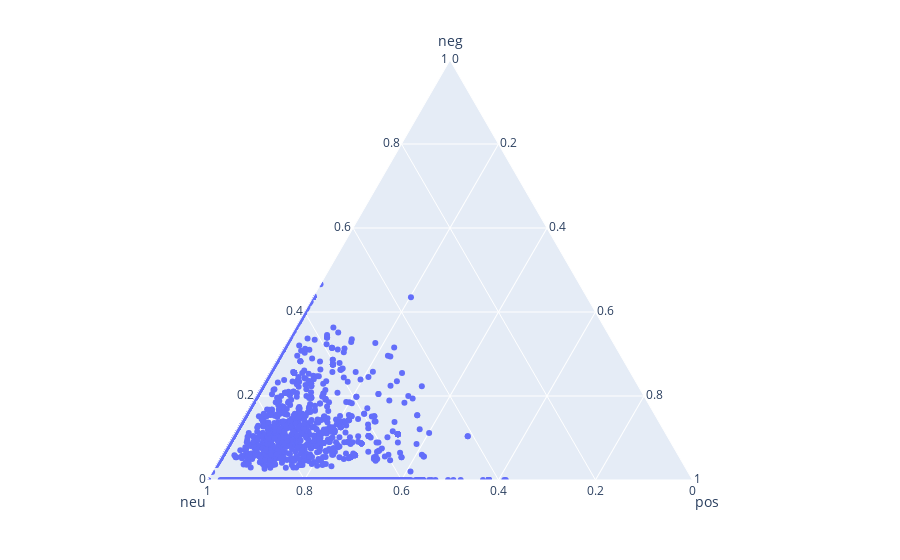

Write notebook code for a chart like this one.
### Code cell
#vader tool analysis
from vaderSentiment.vaderSentiment import SentimentIntensityAnalyzer

analyzer = SentimentIntensityAnalyzer()
vader_data = []
for index, sentence in enumerate(data['Text']):
    vs = analyzer.polarity_scores(sentence)
    vader_data.append(vs)
    #print("{} {}".format(index, vs))
    
fig = px.scatter_ternary(vader_data, a="neg", b="neu", c="pos")
fig.show()

### Figure 1 — Plotly figure (JSON) as saved in the notebook; plotly's stock layout.template omitted (floating-point values rounded to 4 significant figures; data arrays with more than 128 entries replaced by an {"elided": "..."} marker saying what was removed)
{"data": [{"a": {"elided": "5407 float values"}, "b": {"elided": "5407 float values"}, "c": {"elided": "5407 float values"}, "hovertemplate": "neg=%{a}<br>neu=%{b}<br>pos=%{c}<extra></extra>", "legendgroup": "", "marker": {"color": "#636efa", "symbol": "circle"}, "mode": "markers", "name": "", "showlegend": false, "subplot": "ternary", "type": "scatterternary"}], "layout": {"legend": {"tracegroupgap": 0}, "margin": {"t": 60}, "ternary": {"aaxis": {"title": {"text": "neg"}}, "baxis": {"title": {"text": "neu"}}, "caxis": {"title": {"text": "pos"}}, "domain": {"x": [0, 1], "y": [0, 1]}}}}
